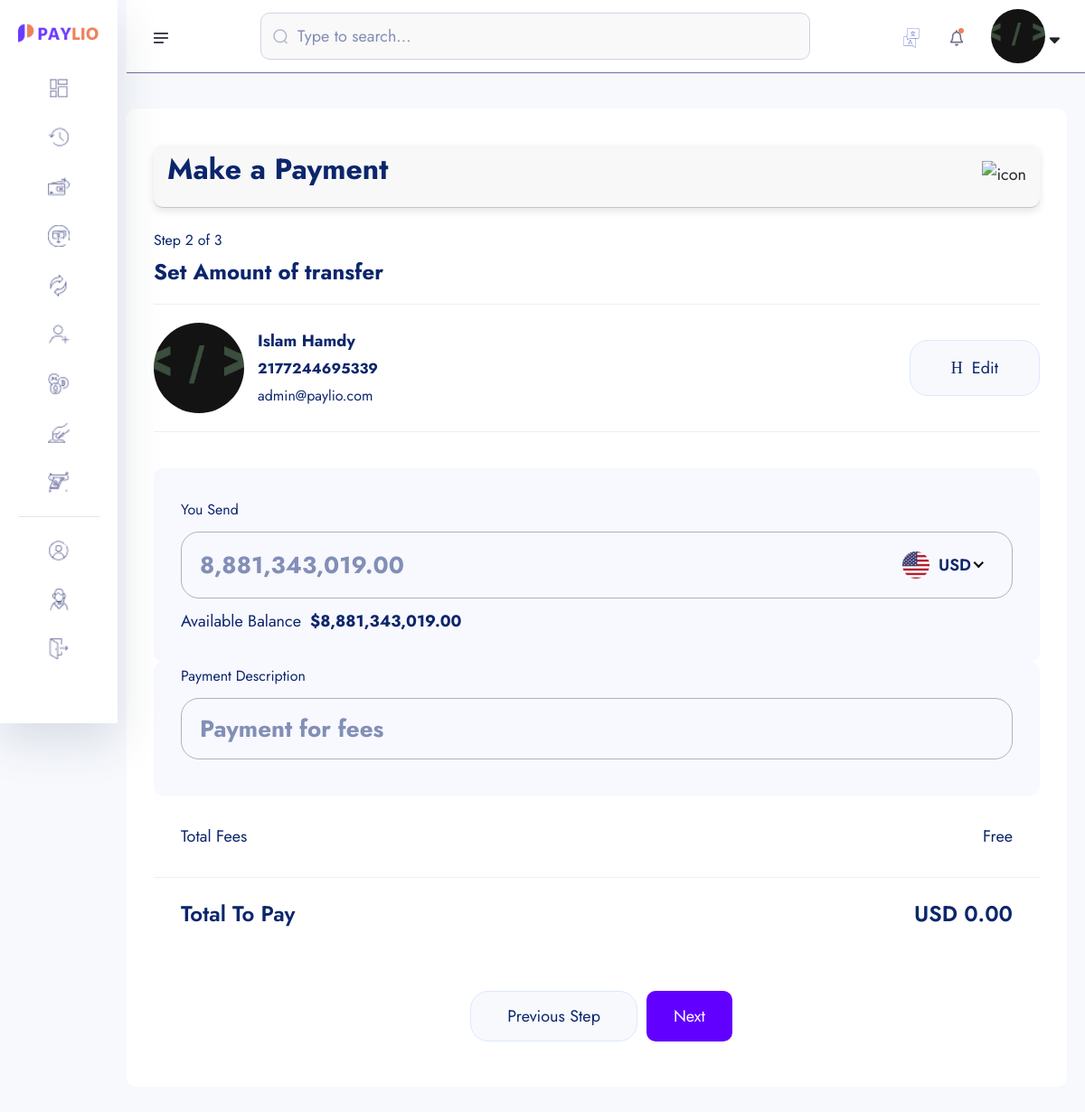
/amount-transfer/2177244695339/ (signed in), run on an earlier commit of the app's database.
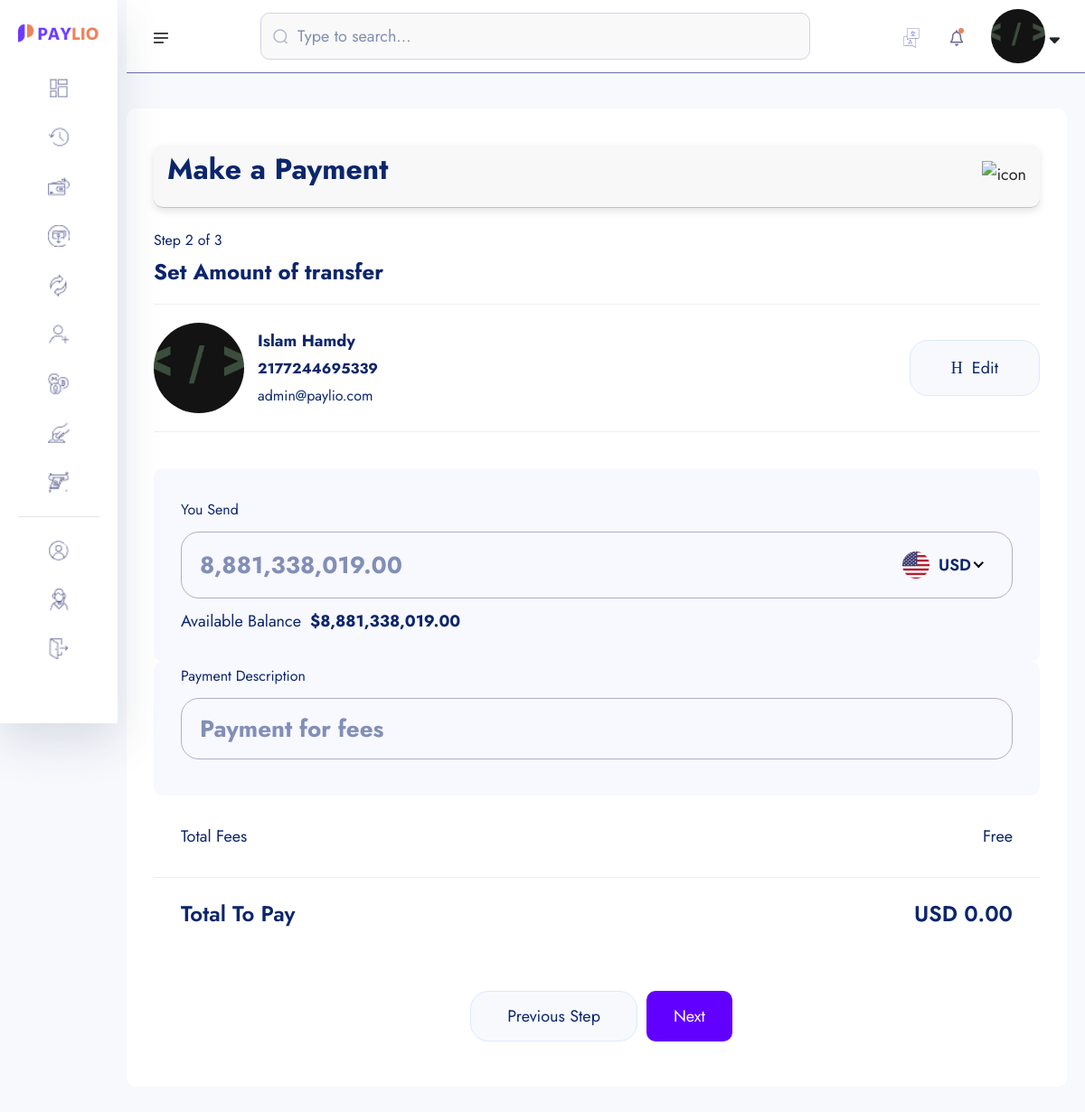
And on a later commit of the database.
### userauths/models.py (models this page shows, shortened)
class User(AbstractUser):
    username = models.CharField(max_length=255)
    email = models.EmailField(unique=True)
    is_staff = models.BooleanField(default=False)
    is_superuser = models.BooleanField(default=False)
    USERNAME_FIELD = "email"
    REQUIRED_FIELDS = ['username']

### account/models.py (models this page shows, shortened)
class Account(models.Model):
    id = models.UUIDField(primary_key=True, unique=True, default=uuid.uuid4, editable=False)
    user =  models.OneToOneField(User, on_delete=models.CASCADE)
    account_balance = models.DecimalField(max_digits=12, decimal_places=2, default=0.00)
    account_number = ShortUUIDField(unique=True,length=10, max_length=25, prefix="217", alphabet="1234567890")
    account_id = ShortUUIDField(unique=True,length=7, max_length=25, prefix="DEX", alphabet="1234567890")
    pin_number = ShortUUIDField(unique=True,length=4, max_length=7, alphabet="1234567890") #2737
    red_code = ShortUUIDField(unique=True,length=10, max_length=20, alphabet="abcdefgh1234567890")
    account_status = models.CharField(max_length=100, choices=ACCOUNT_STATUS, default="in-active")
    date = models.DateTimeField(auto_now_add=True)
    kyc_submitted = models.BooleanField(default=False)
    kyc_confirmed = models.BooleanField(default=False)
    recommended_by = models.ForeignKey(User, on_delete=models.DO_NOTHING, blank=True, null=True, related_name="recommended_by")
    review = models.CharField(max_length=100, null=True, blank=True, default="Review")
    class Meta:
        ordering = ['-date']

class KYC(models.Model):
    id = models.UUIDField(primary_key=True, unique=True, default=uuid.uuid4, editable=False)
    user =  models.OneToOneField(User, on_delete=models.CASCADE)
    account =  models.OneToOneField(Account, on_delete=models.CASCADE, null=True, blank=True)
    full_name = models.CharField(max_length=1000)
    image = models.ImageField(upload_to="kyc", default="default.jpg")
    marrital_status = models.CharField(choices=MARITAL_STATUS, max_length=40)
    gender = models.CharField(choices=GENDER, max_length=40)
    identity_type = models.CharField(choices=IDENTITY_TYPE, max_length=140)
    identity_image = models.ImageField(upload_to="kyc", null=True, blank=True)
    date_of_birth = models.DateTimeField(auto_now_add=False)
    signature = models.ImageField(upload_to="kyc")
    country = models.CharField(max_length=100)
    state = models.CharField(max_length=100)
    city = models.CharField(max_length=100)
    mobile = models.CharField(max_length=1000)
    fax = models.CharField(max_length=1000)
    date = models.DateTimeField(auto_now_add=True)
    class Meta:
        ordering = ['-date']

### core/transfer.py (the view)
# urls.py: path('amount-transfer/<account_number>/', transfer.amount_transfer, name='amount-transfer'),
def amount_transfer(request, account_number):
    try:
        account = Account.objects.get(account_number=account_number)
    except:
        messages.warning(request, "Account dosen't exist")
        return redirect("core:search-account")
    context = {
        "account": account,
    }
    return render(request, "transfer/amount_transfer.html", context)

### core/templates/transfer/amount_transfer.html (shortened to what this page needs)
{% extends "auth_base.html" %}
{% load static %}
{% load humanize %}
{% block content %}
    <section class="dashboard-section body-collapse pay step step-2">
        <div class="overlay pt-120">
            <div class="container-fruid">
                <div class="main-content">
                    <div class="head-area d-flex align-items-center justify-content-between">
                        <h4>Make a Payment</h4>
                        <div class="icon-area">
                            <img src="{% static 'assets1/images/icon/support-icon.png' %}" alt="icon">
                        </div>
                    </div>
                    <div class="choose-recipient">
                        <div class="step-area">
                            <span class="mdr">Step 2 of 3</span>
                            <h5>Set Amount of transfer</h5>
                        </div>
                        <div class="user-select">
                            <div class="single-user">
                                <div class="left d-flex align-items-center">
                                    <div class="img-area">
                                    <img src="{{ account.user.kyc.image.url }}" style="width: 100px; height: 100px; border-radius: 50%; object-fit: cover;"  alt="image">
                                </div>
                                <div class="text-area">
                                    <p>{{ account.user.kyc.full_name|title }}</p>
                                    <span class="mdr"><b>{{ account.account_number }}</b></span> <br>
                                    <span class="mdr">{{ account.user.email }}</span>
                                </div>
                                </div>
                                <div class="right">
                                    <a href="{% url 'core:search-account' %}">
                                        <i class="icon-h-edit"></i>
                                        Edit
                                    </a>
                                </div>
                            </div>
                        </div>
                    </div>
                    <form action="{% url 'core:amount-transfer-process' account.account_number %}" method="POST">
                        <div class="send-banance">
                            <span class="mdr">You Send</span>
                            <div class="input-area">
                                <input class="xxlr" onkeyup="CalculateBalance()" placeholder="{{ request.user.account.account_balance|intcomma }}" type="number" name='amount_send' id="amount_send">
                            </div>
                            <p>Available Balance<b>${{ request.user.account.account_balance|intcomma }}</b></p>
                        </div>
                        <div class="send-banance pt-0 mt-0">
                            <span class="mdr">Payment Description</span>
                            <div class="input-area">
                                <input class="xxlr" onkeyup="CalculateBalance()" placeholder="Payment for fees" type="text" name="description">
                            </div>
                        </div>
                        <ul class="total-fees">
                            <li>Total Fees</li>
                            <li>Free</li>
                        </ul>
                        <ul class="total-fees pay">
                            <li>
                                <h5>Total To Pay</h5>
                            </li>
                            <li>
                                <h5 id="total-to-pay">USD 0.00</h5>
                            </li>
                        </ul>
                        <div class="footer-area mt-40">
                            <a href="pay-step-1.html">Previous Step</a>
                            <button type="submit" style="padding: 10px 30px; border-radius: 10px; background: rgb(98, 0, 255); color: #fff;" class="active">Next</button>
                        </div>
                    </form>
                </div>
            </div>
        </div>
    </section>
{% endblock content %}

### templates/auth_base.html (shortened to what the changed rows need)
{% load static %}
<!doctype html>
<html lang="en">
<head>
    <link rel="stylesheet" href="{% static 'assets1/css/bootstrap.min.css' %}">
    <link rel="stylesheet" href="{% static 'assets1/css/fontawesome.min.css' %}">
    <link rel="stylesheet" href="{% static 'assets1/css/jquery-ui.css' %}">
    <link rel="stylesheet" href="{% static 'assets1/css/plugin/apexcharts.css' %}">
    <link rel="stylesheet" href="{% static 'assets1/css/plugin/nice-select.css' %}">
    <link rel="stylesheet" href="{% static 'assets1/css/arafat-font.css' %}">
    <link rel="stylesheet" href="{% static 'assets1/css/plugin/animate.css' %}">
    <link rel="stylesheet" href="{% static 'assets1/css/style.css' %}">
</head>
<body>
    <header class="header-section body-collapse">
        <div class="overlay">
            <div class="container-fruid">
                <div class="row d-flex header-area">
                    <div class="navbar-area d-flex align-items-center justify-content-between">
                        <div class="dashboard-nav">
                            <div class="single-item user-area">
                                <div class="profile-area d-flex align-items-center">
                                    <span class="user-profile">
                                        {% if request.user.kyc.image %}
                                            <img src="{{request.user.kyc.image.url}}" style="width: 60px; height: 60px; border-radius: 50%; object-fit: cover;" alt="image">
                                        {% else %}
                                            <img src="{% static 'assets1/images/default.jpg' %}" style="width: 50px; height: 50px; border-radius: 50%; object-fit: cover;" alt="image">
                                        {% endif %}
                                    </span>
                                </div>
                            </div>
                        </div>
                    </div>
                </div>
            </div>
        </div>
    </header>
    {% block content %}
    {% endblock content %}
</body>
</html>

What changed in the data, as far as the page shows it:
changed User: amount_send "8,881,343,019.00" → "8,881,338,019.00"; user.account.account_balance "8,881,343,019.00" → "8,881,338,019.00"
